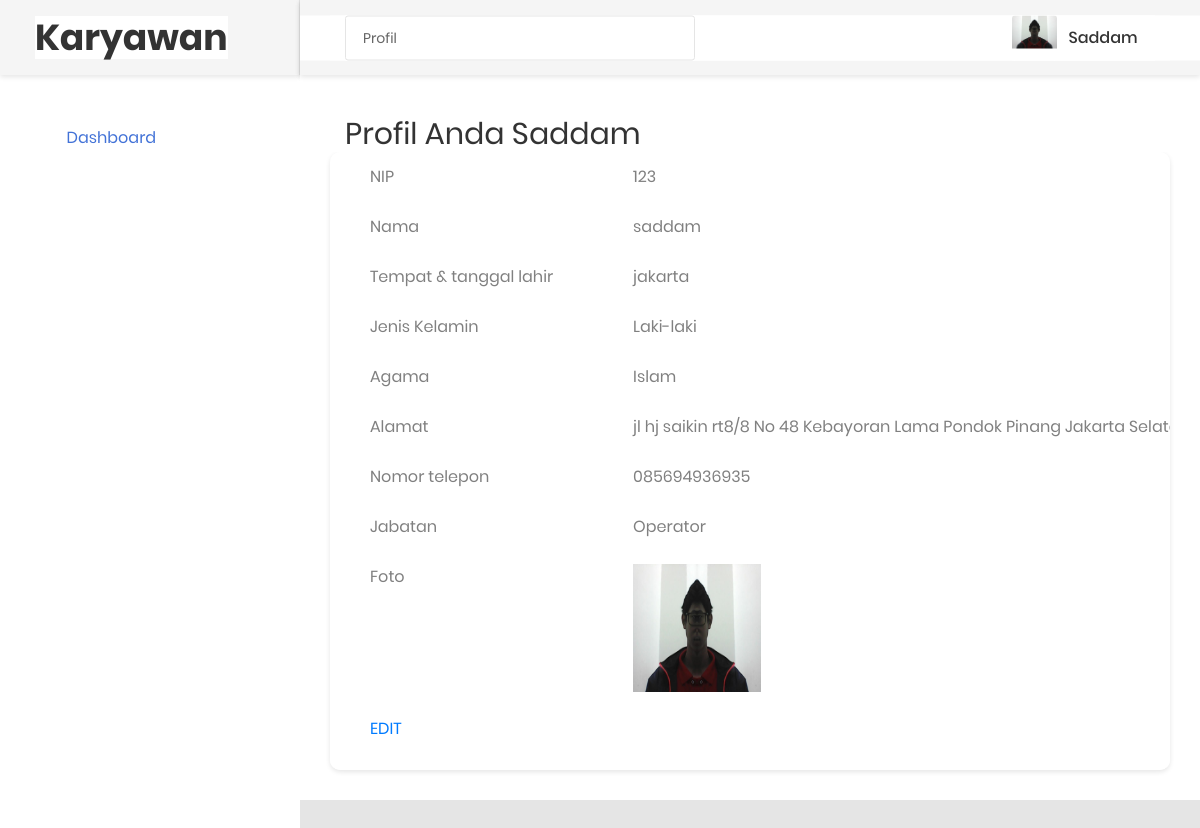
The page /karyawan/index.php?m=karyawan&s=profil (signed in) on the database as committed earlier.
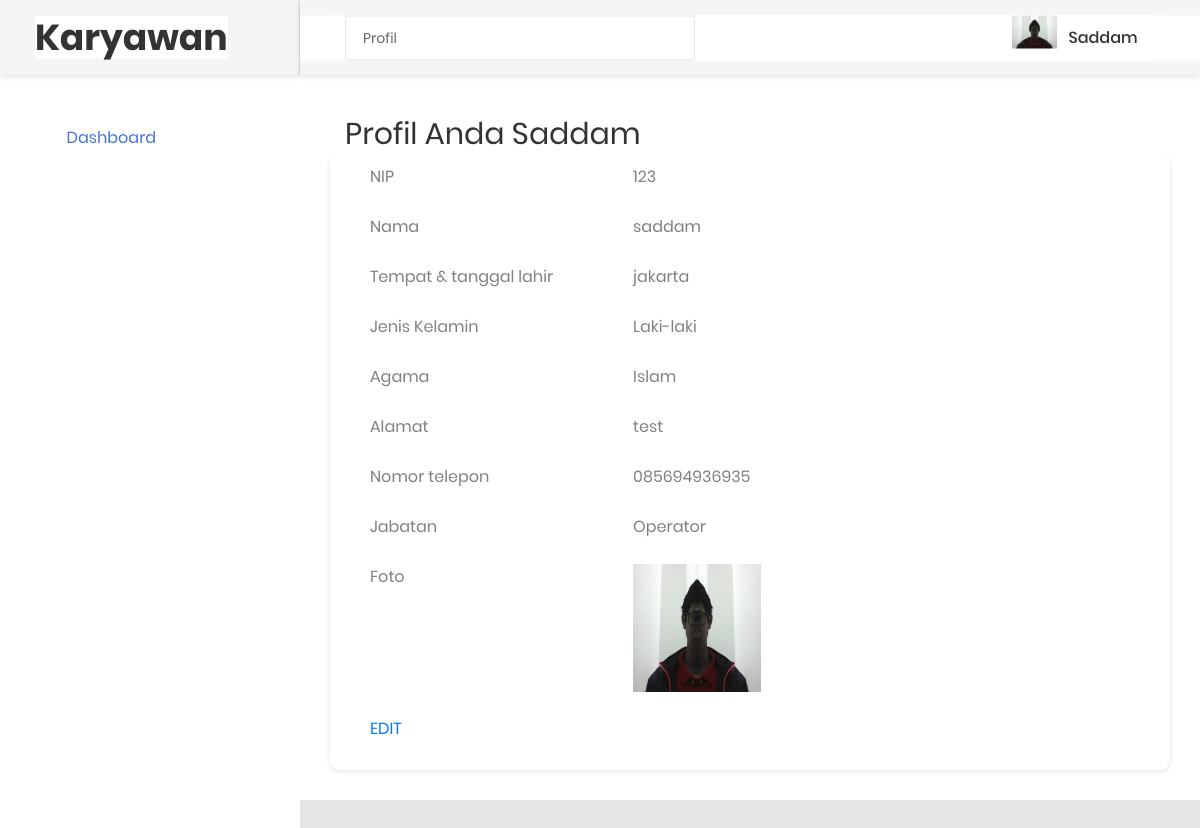
The same page on the database as committed later.
### tables this page shows
CREATE TABLE `tb_karyawan` (
  `id_karyawan` int(11) NOT NULL,
  `username` varchar(50) NOT NULL,
  `password` varchar(50) NOT NULL,
  `nama` varchar(255) NOT NULL,
  `tmp_tgl_lahir` varchar(255) NOT NULL,
  `jenkel` varchar(255) NOT NULL,
  `agama` varchar(255) NOT NULL,
  `alamat` text NOT NULL,
  `no_tel` varchar(18) NOT NULL,
  `jabatan` varchar(255) NOT NULL,
  `foto` varchar(50) NOT NULL
);

### karyawan/modul/karyawan/profil.php (the view, shortened to what the changed rows need)
<!DOCTYPE html>
<html lang="en">
<head>
    <link href="css/font-face.css" rel="stylesheet" media="all">
    <link href="vendor/font-awesome-4.7/css/font-awesome.min.css" rel="stylesheet" media="all">
    <link href="vendor/font-awesome-5/css/fontawesome-all.min.css" rel="stylesheet" media="all">
    <link href="vendor/mdi-font/css/material-design-iconic-font.min.css" rel="stylesheet" media="all">
    <link href="vendor/bootstrap-4.1/bootstrap.min.css" rel="stylesheet" media="all">
    <link href="vendor/animsition/animsition.min.css" rel="stylesheet" media="all">
    <link href="vendor/bootstrap-progressbar/bootstrap-progressbar-3.3.4.min.css" rel="stylesheet" media="all">
    <link href="vendor/wow/animate.css" rel="stylesheet" media="all">
    <link href="vendor/css-hamburgers/hamburgers.min.css" rel="stylesheet" media="all">
    <link href="vendor/slick/slick.css" rel="stylesheet" media="all">
    <link href="vendor/select2/select2.min.css" rel="stylesheet" media="all">
    <link href="vendor/perfect-scrollbar/perfect-scrollbar.css" rel="stylesheet" media="all">
    <link href="css/theme.css" rel="stylesheet" media="all">
</head>
<body class="animsition" >
    <div class="page-wrapper">
        <aside class="menu-sidebar d-none d-lg-block">
            <div class="logo">
                <a href="?m=awal">
                    <h1>Karyawan</h1>
                </a>
            </div>
            <div class="menu-sidebar__content js-scrollbar1">
                <nav class="navbar-sidebar">
                    <ul class="list-unstyled navbar__list">
                        <li class="active has-sub">
                            <a class="js-arrow" href="?m=awal">
                                <i class="fas fa-tachometer-alt"></i>Dashboard</a>
                        </li>
                    </ul>
                </nav>
            </div>
        </aside>
        <div class="page-container">
            <header class="header-desktop">
                <div class="section__content section__content--p30">
                    <div class="container-fluid">
                        <div class="header-wrap">
                            <form class="form-header" action="" method="POST">
                                <input class="au-input au-input--xl" type="text" name="search" value="Profil" readonly="" />
                            </form>
                            <div class="header-button">
                                 <?php
                                    $id = $_SESSION['idsi'];
                                    include '../koneksi.php';
                                    $sql = "SELECT * FROM tb_karyawan WHERE id_karyawan = '$id'";
                                    $query = mysqli_query($koneksi, $sql);
                                    $r = mysqli_fetch_array($query);
                                     ?>
                                <div class="flex-wrap">
                                    <div class="account-item clearfix js-item-menu">
                                        <div class="image">
                                            <img src="../images/<?php echo $r['foto'];?>" class="img-circle" alt="<?php echo $r['nama'];?>" />
                                        </div>
                                        <div class="content">
                                            <a class="js-acc-btn" href="#"><?php echo $r['nama']; ?></a>
                                        </div>
                                </div>
                            </div>
                            </div>
                        </div>
                    </div>
                </div>
            </header>
            <div class="main-content">
                <div class="section__content section__content--p30">
                    <div class="container-fluid">
                        <div class="row">
                            <div class="col-md-12">
                                <div class="overview-wrap">
                                    <h2 class="title-1" style="text-align: center;">Profil anda <?php echo $_SESSION['namasi']; ?></h2>
                                </div>
                            </div>
                        </div>
                        <div class="row">
                           <div class="table-responsive table--no-card m-b-30">
                            <form action="modul/karyawan/keterangan_sv.php" method="post" enctype="multipart/form-data">
                                <div class="form-group">
                                	<?php
                                	$id = $_SESSION['idsi'];
                                	include 'koneksi.php';
                                	$sql = "SELECT * FROM tb_karyawan WHERE id_karyawan = '$id'";
                                	$query = mysqli_query($koneksi, $sql);
                                	$r = mysqli_fetch_array($query);
                                	 ?>
                                <table class="table table-borderless table-striped table-earning" >
                                        <tbody>
                                            <tr>
                                                <td>NIP</td>
                                                <td>
                                                <?php echo $r['id_karyawan'];?>
                                            </td>
                                            </tr>
                                            <tr>
                                                <td>Nama</td>
                                                <td><?php echo $r['nama'];?></td>
                                            </tr>
                                            <tr>
                                            	<td>Tempat & tanggal lahir</td>
                                            	<td><?php echo $r['tmp_tgl_lahir'];?></td>
                                            </tr>
                                            <TR>
                                            	<td>Jenis Kelamin</td>
                                            	<td><?php echo $r['jenkel'];?></td>
                                            </TR>
                                             <tr>
                                                <td>Agama</td>
                                                <td><?php echo $r['agama'];?></td>
                                            </tr>
                                           <tr>
                                              <td>Alamat</td>
                                              <td><?php echo $r['alamat'];?></td>
                                           </tr>
                                           <tr>
                                           	<td>Nomor telepon</td>
                                           	<td><?php echo $r['no_tel'];?></td>
                                           </tr>
                                           <tr>
                                           	<td>Jabatan</td>
                                           	<td><?php echo $r['jabatan'];?> </td>
                                           </tr>
                                           <tr>
                                           	<td>Foto</td>
                                           	<td><img src="../images/<?php echo $r['foto'];?>" style="width: 128px;height: 128px;"></td>
                                           </tr>
                                            <tr>
                                                <td><a href="?m=karyawan&s=edit&id_karyawan=<?php echo $id;?>">EDIT</a></td>
                                            </tr>
                                      </tbody>
                                    </table>
                                        </div>
                            </form>
                                </div>
                        </div>
                        <div class="header-desktop">
                            <div class="col-md-12">
                                <div class="copyright">
                                    <p>Copyright © 2023 PT. Mandiri Perkasa Elektrika All rights reserved. Designer by <a href="">Future Web Design</a>.</p>
                                </div>
                            </div>
                        </div>
                    </div>
                </div>
            </div>
        </div>
    </div>
</body>
</html>

Rows that differ between the two databases and show on the page:
changed tb_karyawan "Saddam": alamat "jl hj saikin rt8/8 No 48 Kebayoran Lama Pondok Pinang Jakarta…" → "test"
